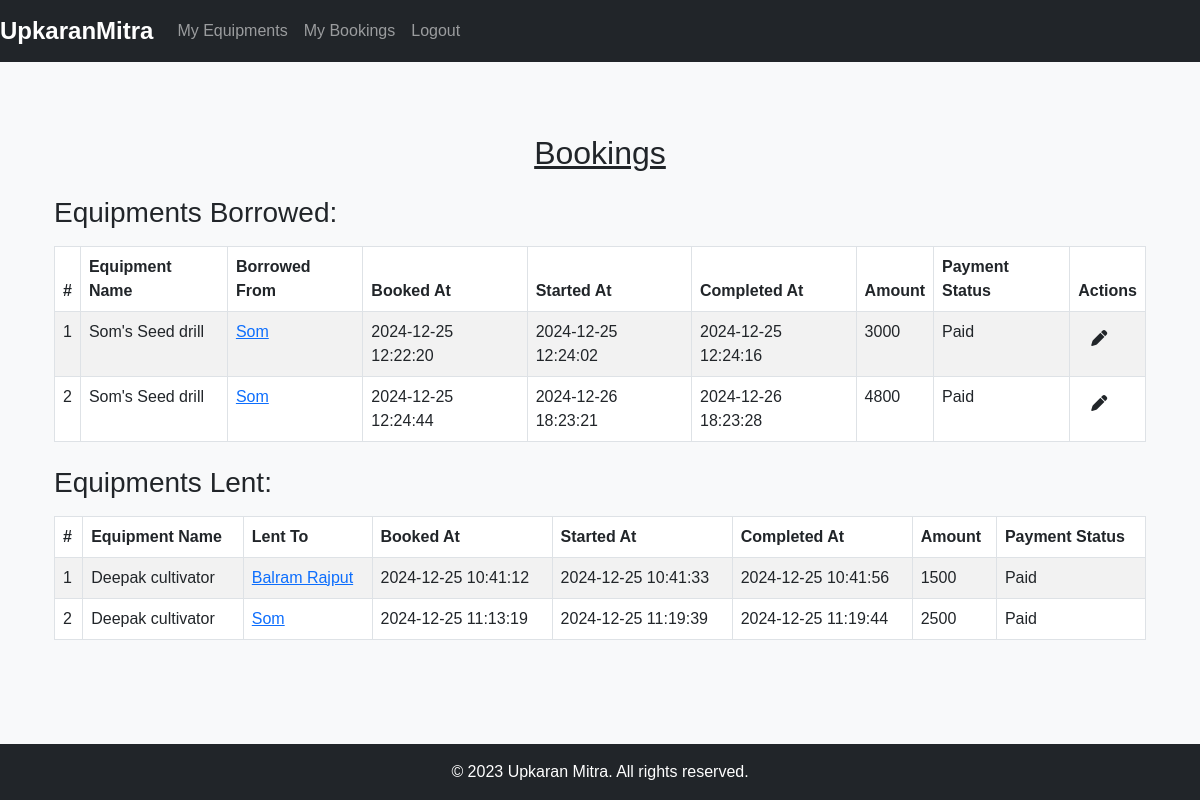
Screenshot of /myBookings (signed in) with the database file from the repository.
### tables this page shows
CREATE TABLE `booking`(
    `id` INTEGER PRIMARY KEY AUTOINCREMENT,
    `user_id` INTEGER NOT NULL,
    `user_equipment_id` INTEGER NOT NULL,
    `booked_at` TEXT,
    `started_at` TEXT,
    `completed_at` TEXT,
    `amount` INTEGER,
    `is_payment_done` INTEGER NOT NULL CHECK (`is_payment_done` IN (0,1)),
    FOREIGN KEY (`user_id`) REFERENCES `user`(`id`)
    FOREIGN KEY (`user_equipment_id`) REFERENCES `user_equipments`(`id`)
);

CREATE TABLE `user_equipments`(
    `id` INTEGER PRIMARY KEY AUTOINCREMENT,
    `user_id` INTEGER NOT NULL,
    `name` TEXT,
    `equipment_category_id` INTEGER NOT NULL,
    `used_for` TEXT,
    `image` BLOB,
    `rate` INTEGER,
    `unit` TEXT,
    `specification` TEXT, `is_available` INTEGER NOT NULL CHECK (`is_available` IN (0,1)) DEFAULT 1,
    FOREIGN KEY (`user_id`) REFERENCES `user`(`id`),
    FOREIGN KEY (`equipment_category_id`) REFERENCES `equipment_category`(`id`)
);

CREATE TABLE `user`(
    `id` INTEGER PRIMARY KEY AUTOINCREMENT,
    `name` TEXT,
    `phone_number` TEXT NOT NULL UNIQUE,
    `email` TEXT,
    `password` TEXT NOT NULL,
    `address_id` INTEGER NOT NULL,
    FOREIGN KEY (`address_id`) REFERENCES `address`(`id`)
);

### routes/bookings.py (the view)
@bookings_bp.route('/myBookings', methods=['GET'])
def my_bookings():
    user_id = session['id']
    query = """
    SELECT b.id, b.booked_at, b.started_at, b.completed_at, b.amount, b.is_payment_done,
    ue.name as equipment_name, ue.user_id as borrowed_from_id, u.name as borrowed_from_name
    FROM booking b
    JOIN user_equipments ue ON b.user_equipment_id = ue.id
    JOIN user u ON ue.user_id = u.id
    WHERE b.user_id = ?
    """
    equipments_borrowed = db.execute_select_all_query(query, (user_id,))
    query = """
    SELECT b.id, b.booked_at, b.started_at, b.completed_at, b.amount, b.is_payment_done,
    ue.name as equipment_name, b.user_id as lent_to_id, u.name as lent_to_name
    FROM booking b
    JOIN user_equipments ue ON b.user_equipment_id = ue.id
    JOIN user u ON b.user_id = u.id
    WHERE ue.user_id = ?
    """
    equipments_lent = db.execute_select_all_query(query, (user_id,))
    if equipments_borrowed or equipments_lent:
        return render_template('my_booking.html', equipments_borrowed=equipments_borrowed, equipments_lent=equipments_lent)
    else:
        flash("You don't have any bookings at the moment", "success")
        return render_template('my_booking.html', equipments_borrowed=equipments_borrowed, equipments_lent=equipments_lent)

### database.py (called while the page is built)
    def connect(self):
        try:
            conn = sqlite3.connect(self.db_name)
            return conn
        except sqlite3.Error as e:
            print(f"Failed to connect to the database: {e}")
            return None

    def execute_select_all_query(self, query, params=()):
        conn = self.connect()
        conn.row_factory = sqlite3.Row  # This enables column access by name
        if conn:
            cursor = conn.cursor()
            try:
                cursor.execute(query, params)
                if cursor:
                    rows = cursor.fetchall()
                    records = [dict(row) for row in rows]  # Convert rows to dictionaries
                else:
                    records = []
            except sqlite3.Error as e:
                print(f"Failed to execute Query: {e}")
                records = []
            finally:
                if cursor:
                    cursor.close()
                if conn:
                    conn.close()
        return records

### templates/my_booking.html (shortened to what this page needs)
{% extends "base.html" %}
{% block content %}
<div class="container mt-4">
    <h2 class="text-center mb-4"><u>Bookings</u></h2>
    <h3 class="mb-3">Equipments Borrowed:</h3>
    <table class="table table-striped table-bordered">
        <thead class="thead-dark">
            <tr>
                <th>#</th>
                <th>Equipment Name</th>
                <th>Borrowed From</th>
                <th>Booked At</th>
                <th>Started At</th>
                <th>Completed At</th>
                <th>Amount</th>
                <th>Payment Status</th>
                <th>Actions</th>
            </tr>
        </thead>
        <tbody>
            {% if equipments_borrowed %}
                {% for booking in equipments_borrowed %}
                    <tr>
                        <td>{{ loop.index }}</td>
                        <td>{{ booking.equipment_name }}</td>
                        <td>
                            <a href="#" data-borrowed-from-id="{{ booking.borrowed_from_id }}">
                              {{ booking.borrowed_from_name }}
                            </a>
                        </td>
                        <td>{{ booking.booked_at }}</td>
                        <td>{{ booking.started_at }}</td>
                        <td>{{ booking.completed_at }}</td>
                        <td>{{ booking.amount }}</td>
                        <td>{{ 'Paid' if booking.is_payment_done else 'Pending' }}</td>
                        <td>
                            <button class="btn" onclick="openEditModal('{{ booking.id }}', '{{ booking.started_at is not none }}', '{{ booking.completed_at is not none }}')">
                                <i class="fas fa-pen"></i>
                            </button>
                        </td>
                    </tr>
                {% endfor %}
            {% else %}
                <tr>
                    <td colspan="9" class="text-center">No bookings found</td>
                </tr>
            {% endif %}
        </tbody>
    </table>
</div>
<div class="container mt-4">
    <h3 class="mb-3">Equipments Lent:</h3>
    <table class="table table-striped table-bordered">
        <thead class="thead-dark">
            <tr>
                <th>#</th>
                <th>Equipment Name</th>
                <th>Lent To</th>
                <th>Booked At</th>
                <th>Started At</th>
                <th>Completed At</th>
                <th>Amount</th>
                <th>Payment Status</th>
            </tr>
        </thead>
        <tbody>
            {% if equipments_lent %}
                {% for booking in equipments_lent %}
                    <tr>
                        <td>{{ loop.index }}</td>
                        <td>{{ booking.equipment_name }}</td>
                        <td>
                            <a href="#" data-lent-to-id="{{ booking.lent_to_id }}">
                              {{ booking.lent_to_name }}
                            </a>
                        </td>
                        <td>{{ booking.booked_at }}</td>
                        <td>{{ booking.started_at }}</td>
                        <td>{{ booking.completed_at }}</td>
                        <td>{{ booking.amount }}</td>
                        <td>{{ 'Paid' if booking.is_payment_done else 'Pending' }}</td>
                    </tr>
                {% endfor %}
            {% else %}
                <tr>
                    <td colspan="8" class="text-center">No bookings found</td>
                </tr>
            {% endif %}
        </tbody>
    </table>
</div>
{% endblock %}

### static/css/base.css (style rules this page uses)
body { font-family: 'Arial', sans-serif; margin: 0; display: flex; flex-direction: column; min-height: 100vh; }
.container { flex-grow: 1; }

### static/css/my_equipment.css (style rules this page uses)
body { background-color: #f8f9fa; }

### rows the page displays
booking: equipment_name "Som's Seed drill", borrowed_from_name "Som", booked_at "2024-12-25 12:22:20", started_at "2024-12-25 12:24:02", completed_at "2024-12-25 12:24:16", amount "3000", is_payment_done "Paid"
booking: equipment_name "Som's Seed drill", borrowed_from_name "Som", booked_at "2024-12-25 12:24:44", started_at "2024-12-26 18:23:21", completed_at "2024-12-26 18:23:28", amount "4800", is_payment_done "Paid"
booking: equipment_name "Deepak cultivator", lent_to_name "Balram Rajput", booked_at "2024-12-25 10:41:12", started_at "2024-12-25 10:41:33", completed_at "2024-12-25 10:41:56", amount "1500", is_payment_done "Paid"
booking: equipment_name "Deepak cultivator", lent_to_name "Som", booked_at "2024-12-25 11:13:19", started_at "2024-12-25 11:19:39", completed_at "2024-12-25 11:19:44", amount "2500", is_payment_done "Paid"
